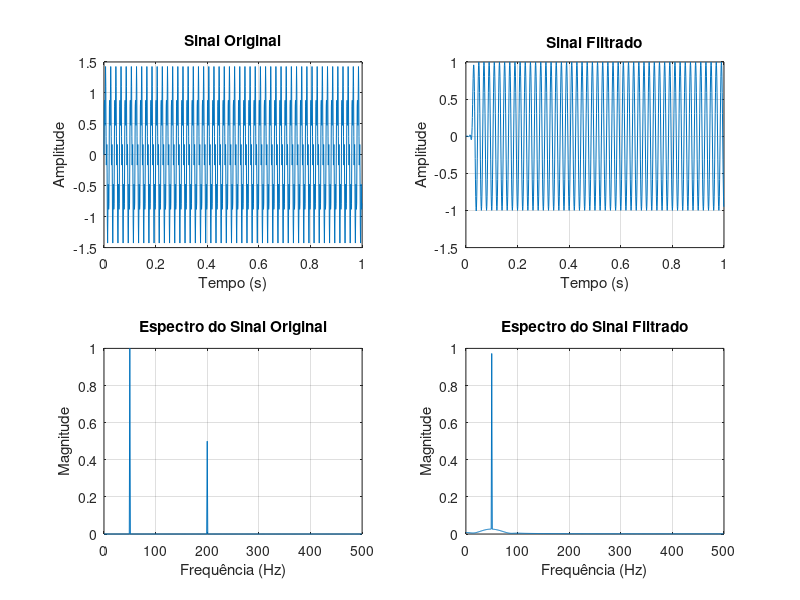

This figure's MATLAB source:
% ----------------------------------------------------------
% Parâmetros do sinal
% ----------------------------------------------------------
Fs = 1000;          % Frequência de amostragem (Hz)
T = 1/Fs;
t = 0:T:1-T;        % Vetor de tempo

% Frequências das senoides
f1 = 50;            % Frequência baixa (Hz)
f2 = 200;           % Frequência alta (Hz)

% Sinal composto
x = sin(2*pi*f1*t) + 0.5*sin(2*pi*f2*t);

% ----------------------------------------------------------
% Projeto do filtro passa-baixa FIR
% ----------------------------------------------------------
fc = 100;           % Frequência de corte (Hz)

ordem = 50;

% Frequência normalizada
Wn = fc/(Fs/2);

% Coeficientes do filtro FIR
b = fir1(ordem, Wn, "low");

% Aplicação do filtro
y = filter(b, 1, x);

% ----------------------------------------------------------
% Análise espectral (FFT)
% ----------------------------------------------------------
N = length(x);

X = abs(fft(x))/N;
Y = abs(fft(y))/N;

f = (0:N-1)*(Fs/N);

% ----------------------------------------------------------
% Gráficos
% ----------------------------------------------------------

figure;

subplot(2,2,1);
plot(t, x);
grid on;
title('Sinal Original');
xlabel('Tempo (s)');
ylabel('Amplitude');

subplot(2,2,2);
plot(t, y);
grid on;
title('Sinal Filtrado');
xlabel('Tempo (s)');
ylabel('Amplitude');

subplot(2,2,3);
plot(f(1:N/2), 2*X(1:N/2));
grid on;
title('Espectro do Sinal Original');
xlabel('Frequência (Hz)');
ylabel('Magnitude');

subplot(2,2,4);
plot(f(1:N/2), 2*Y(1:N/2));
grid on;
title('Espectro do Sinal Filtrado');
xlabel('Frequência (Hz)');
ylabel('Magnitude');

% ----------------------------------------------------------
% Resultado esperado
% ----------------------------------------------------------
disp('Componente de 50 Hz deve permanecer após a filtragem.');
disp('Componente de 200 Hz deve ser fortemente atenuada.');
